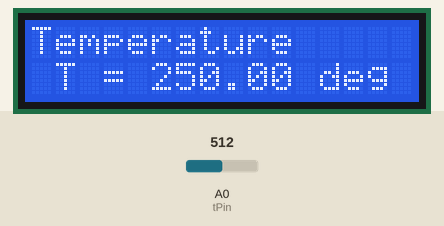
The sketch below on a simulated Arduino Uno, built with avr-gcc and run on an emulated ATmega328P. Shown: 16×2 character LCD. The test bench sets the inputs (shaded band); at power-on: A0 (tPin) = 512.

Above: at 1.2 s.
1.3 s: A0 (tPin) set to 215
At 2.2 s:
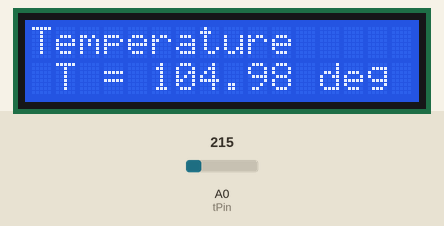
2.8 s: A0 (tPin) set to 190
At 3.7 s:
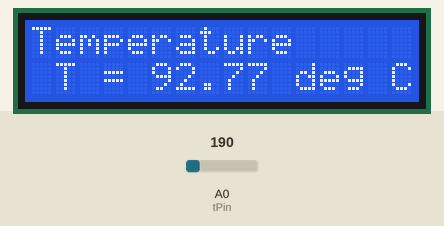
4.3 s: A0 (tPin) set to 22
At 5.5 s:
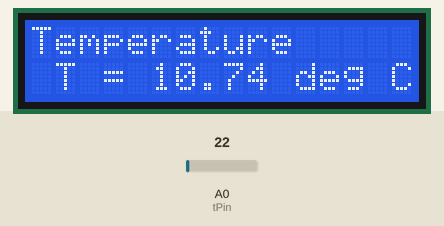
5.8 s: A0 (tPin) set to 18
At 7.1 s:
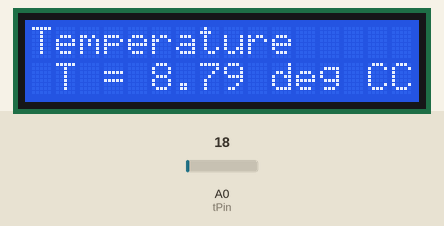
Timing chart, 0 to 8.3 s (numbered marks = the images above; inputs shaded):
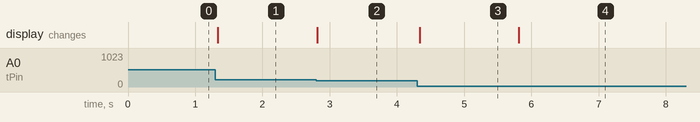

The sketch:

TempMonitorLM35.ino
```cpp
#include <LiquidCrystal.h>
LiquidCrystal lcd(12,11,5,4,3,2);
const int tPin = A0;
int val;
float temp, volts;
void setup() {
  // put your setup code here, to run once:
 pinMode(tPin, INPUT);
 lcd.begin(16,2);
 lcd.clear();
 lcd.setCursor(0,0);
 lcd.print("Temperature ");
}

void loop() {
  // put your main code here, to run repeatedly:
val = analogRead(tPin);
volts = (val/1024.0)*5.0;
temp = volts*100.0;
lcd.setCursor(1,1);
lcd.print("T = ");
lcd.print(temp);
lcd.print(" deg C");
delay(50);
}
```

Measured:
- the behaviour switches between 205 and 204 on A0 (tPin) (found by bisection; images 1 and 2)
- the behaviour switches between 21 and 20 on A0 (tPin) (found by bisection; images 3 and 4)
- after the input at 1.3 s, the display: changes at once (image 1)
- after the input at 2.8 s, the display: changes at once (image 2)
- after the input at 4.3 s, the display: changes at once (image 3)
- after the input at 5.8 s, the display: changes at once (image 4)
